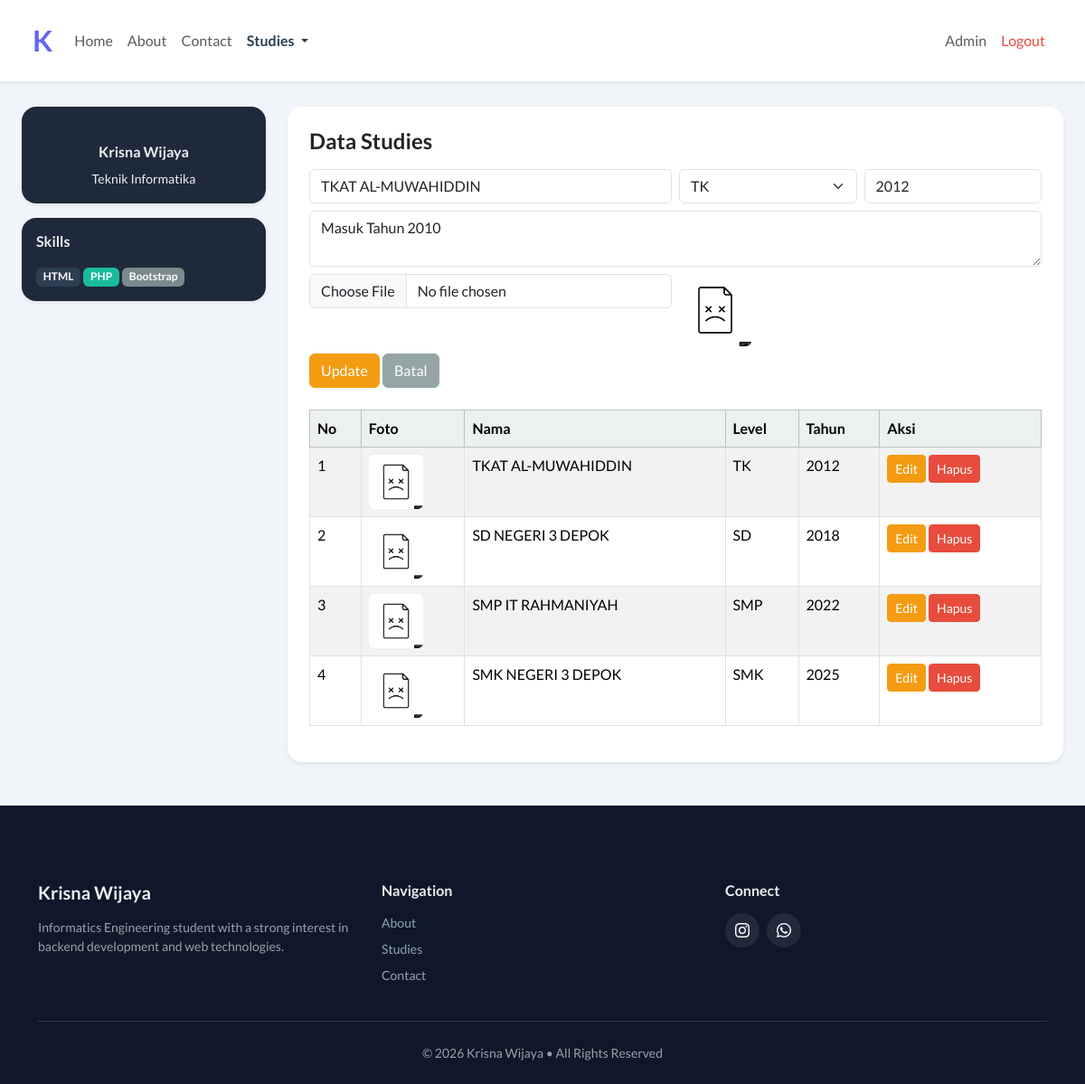
/index.php?page=studies&edit=2 (signed in), run on the app's committed database.
### tables this page shows
CREATE TABLE `studies` (
  `id` int(11) NOT NULL,
  `nama` varchar(100) NOT NULL,
  `idlevel` int(11) NOT NULL,
  `keterangan` text DEFAULT NULL,
  `tahun_lulus` year(4) DEFAULT NULL,
  `foto_sekolah` varchar(255) DEFAULT NULL
);

CREATE TABLE `level` (
  `id` int(11) NOT NULL,
  `nama` varchar(100) NOT NULL
);

### studies.php (the view, shortened to what this page needs)
<?php
$edit = null;
if(isset($_GET['edit'])){
    $id = $_GET['edit'];
    $edit = mysqli_fetch_assoc(mysqli_query($conn, "SELECT * FROM studies WHERE id='$id'"));
}
?>
<h4 class="mb-3 fw-bold">Data Studies</h4>
<form method="POST" enctype="multipart/form-data" class="mb-4">
<div class="row g-2">
    <div class="col-md-6">
        <input type="text" name="nama" class="form-control"
        placeholder="Nama Sekolah"
        value="<?= $edit ? $edit['nama'] : '' ?>" required>
    </div>
    <div class="col-md-3">
        <select name="idlevel" class="form-select" required>
            <?php
            $level = mysqli_query($conn, "SELECT * FROM level");
            while($l = mysqli_fetch_assoc($level)):
            ?>
            <option value="<?= $l['id'] ?>"
                <?= ($edit && $edit['idlevel']==$l['id'])?'selected':'' ?>>
                <?= $l['nama'] ?>
            </option>
            <?php endwhile; ?>
        </select>
    </div>
    <div class="col-md-3">
        <input type="number" name="tahun_lulus" class="form-control"
        placeholder="Tahun Lulus"
        value="<?= $edit ? $edit['tahun_lulus'] : '' ?>">
    </div>
    <div class="col-12">
        <textarea name="keterangan" class="form-control"
        placeholder="Keterangan"><?= $edit ? $edit['keterangan'] : '' ?></textarea>
    </div>
    <div class="col-md-6">
        <input type="file" name="foto" class="form-control">
    </div>
    <?php if($edit && $edit['foto_sekolah']): ?>
    <div class="col-md-2">
        <img src="uploads/<?= $edit['foto_sekolah'] ?>" width="80" class="rounded">
    </div>
    <?php endif; ?>
    <div class="col-12">
        <?php if($edit): ?>
            <button name="update" class="btn btn-warning">Update</button>
            <a href="index.php?page=studies" class="btn btn-secondary">Batal</a>
        <?php else: ?>
            <button name="simpan" class="btn btn-primary">Tambah</button>
        <?php endif; ?>
    </div>
</div>
</form>
<table class="table table-bordered table-striped table-hover">
<thead class="table-light">
<tr>
    <th>No</th>
    <th>Foto</th>
    <th>Nama</th>
    <th>Level</th>
    <th>Tahun</th>
    <th>Aksi</th>
</tr>
</thead>
<tbody>
<?php
$no = 1;
$data = mysqli_query($conn, "
SELECT studies.*, level.nama AS level_nama
FROM studies
JOIN level ON studies.idlevel = level.id
");
while($row = mysqli_fetch_assoc($data)):
?>
<tr>
    <td><?= $no++; ?></td>
    <td>
        <?php if($row['foto_sekolah']): ?>
            <img src="uploads/<?= $row['foto_sekolah'] ?>" width="60" class="rounded">
        <?php else: ?>
            -
        <?php endif; ?>
    </td>
    <td><?= $row['nama']; ?></td>
    <td><?= $row['level_nama']; ?></td>
    <td><?= $row['tahun_lulus']; ?></td>
    <td>
        <a href="index.php?page=studies&edit=<?= $row['id'] ?>" class="btn btn-sm btn-warning">Edit</a>
        <a href="index.php?page=studies&hapus=<?= $row['id'] ?>"
           class="btn btn-sm btn-danger"
           onclick="return confirm('Hapus data?')">Hapus</a>
    </td>
</tr>
<?php endwhile; ?>
</tbody>
</table>

### data on the page
studies: nama "TKAT AL-MUWAHIDDIN", idlevel "TK", tahun_lulus "2012", keterangan "Masuk Tahun 2010", foto_sekolah (picture), idlevel.nama "TK"
studies: foto_sekolah (picture), nama "SD NEGERI 3 DEPOK", idlevel.nama "SD", tahun_lulus "2018"
studies: foto_sekolah (picture), nama "SMP IT RAHMANIYAH", idlevel.nama "SMP", tahun_lulus "2022"
studies: foto_sekolah (picture), nama "SMK NEGERI 3 DEPOK", idlevel.nama "SMK", tahun_lulus "2025"

### other printed values
$_SESSION['user']['nama'] "Admin"
